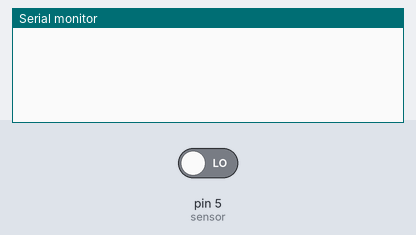
Recording of a sketch running on a simulated Arduino Uno, built with avr-gcc and run on an emulated ATmega328P. Parts: the last lines printed to the serial monitor. The inputs (shaded band) are chosen by the test bench; at power-on: pin 5 (sensor) LOW.

Above: at 1.2 s.
1.3 s: pin 5 (sensor) driven HIGH
At 1.8 s:
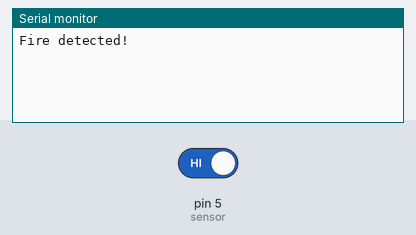
2.8 s: pin 5 (sensor) driven LOW
At 4.2 s:
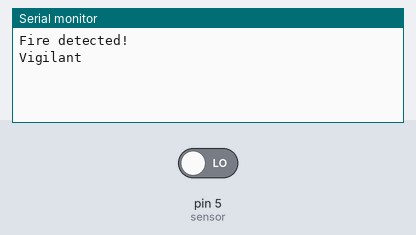

Measured:
- after the input at 1.3 s, the serial monitor: prints a new line at once (image 1)
- after the input at 2.8 s, the serial monitor: prints a new line at once (image 2)

The sketch:

Flame_Sensor_Placitech_Example.ino
```cpp
/*  Author: PLACITECH. DIY and Funny videos!
 *
 *  Tiktok: @placitech
 *  Instagram: @placitech_
 *  YouTube: PLACITECH
 *
 *  Use this code to learn the basics of Flame Sensors. In this example
 *  you will read the digital output of the sensor to show when fire
 *  is detected and let the user know using the serial monitor.
 *
 *  The microcontroller I used for this example is an Arduino Nano, but you
 *  can use any Micro that you have, like the Arduino UNO or MEGA.
 *
*/
#define sensor 5


void setup() {
  Serial.begin(9600);
  pinMode(sensor, INPUT);
}


void loop() {
  // Check if fire was detected
  if (digitalRead(sensor) == HIGH){
    // Print message on serial monitor
    Serial.println("Fire detected!");
    Serial.println();

    // Wait until fire is extiguished
    while (digitalRead(sensor) == HIGH){
      delay(100);
    }

    Serial.println("Vigilant");
    Serial.println();
  }

  delay(100);
}
```
